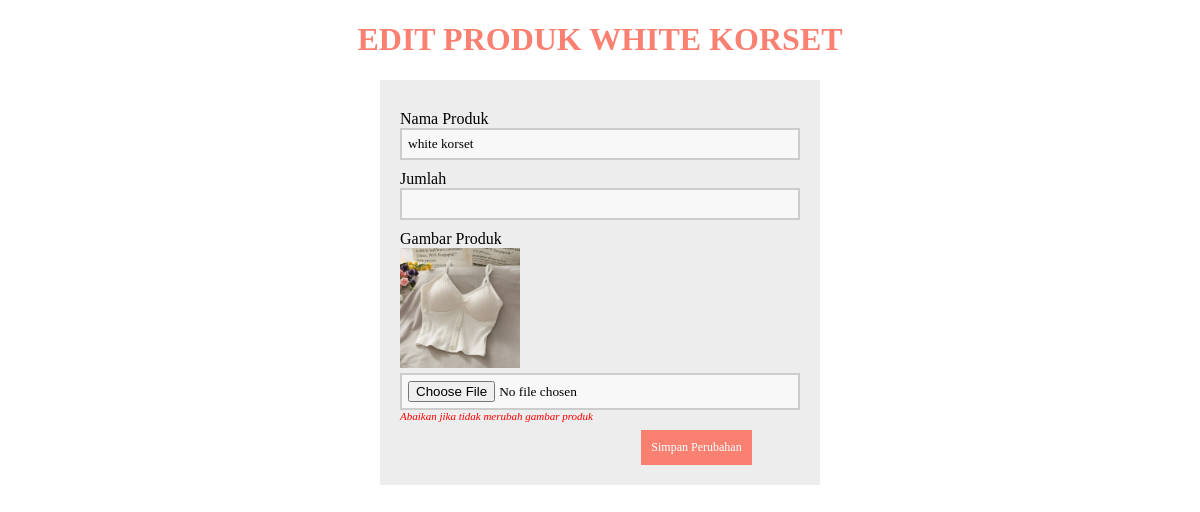
/edit.php?kodebarang=9, run on the app's committed database.
### tables this page shows
CREATE TABLE `product` (
  `kodebarang` int(11) NOT NULL,
  `namabarang` varchar(255) NOT NULL,
  `harga` int(11) NOT NULL,
  `gambar` varchar(255) NOT NULL
);

### edit.php (the view, shortened to what this page needs)
<?php
include 'function.php';
  if (isset($_GET['kodebarang'])) {
    $id = ($_GET["kodebarang"]);
    $query = "SELECT * FROM product WHERE kodebarang='$id'";
    $result = mysqli_query($function, $query);
    $data = mysqli_fetch_assoc($result);
  } else {
    echo "<script>alert('Masukkan data id.');window.location='index.php';</script>";
  }
  ?>
<!DOCTYPE html>
<html>
  <head>
  </head>
  <body>
      <center>
        <h1>Edit Produk <?php echo $data['namabarang']; ?></h1>
      <center>
      <form method="POST" action="prosesedit.php" enctype="multipart/form-data" >
      <section class="base">
        <div>
          <label>Nama Produk</label>
          <input type="text" name="namabarang" value="<?php echo $data['namabarang']; ?>" autofocus="" required="" />
        </div>
        <div>
        <div>
          <label>Jumlah</label>
         <input type="text" name="jumlah" required="" value="<?php echo $data['jumlah']; ?>"/>
        </div>
        <div>
          <label>Gambar Produk</label>
          <img src="gambar/<?php echo $data['gambar']; ?>" style="width: 120px;float: left;margin-bottom: 5px;">
          <input type="file" name="gambar" />
          <i style="float: left;font-size: 11px;color: red">Abaikan jika tidak merubah gambar produk</i>
        </div>
        <div>
         <button type="submit">Simpan Perubahan</button>
        </div>
        </section>
      </form>
  </body>
</html>

### edit.php (style rules this page uses)
* { font-family: "Trebuchet MS"; }
h1 { text-transform: uppercase; color: salmon; }
button { background-color: salmon; color: #fff; padding: 10px; text-decoration: none; font-size: 12px; border: 0px; margin-top: 20px; }
label { margin-top: 10px; float: left; text-align: left; width: 100%; }
input { padding: 6px; width: 100%; box-sizing: border-box; background: #f8f8f8; border: 2px solid #ccc; outline-color: salmon; }
div { width: 100%; height: auto; }
.base { width: 400px; height: auto; padding: 20px; margin-left: auto; margin-right: auto; background: #ededed; }

### data on the page
product: namabarang "WHITE KORSET", namabarang "white korset", gambar (picture)
